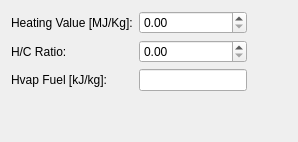
     <widget class="QWidget" name="tab_2">
      <property name="autoFillBackground">
       <bool>true</bool>
      </property>
      <attribute name="title">
       <string>Fuel</string>
      </attribute>
      <layout class="QGridLayout" name="gridLayout_3">
       <item row="3" column="1">
        <spacer name="verticalSpacer_2">
         <property name="font">
          <font>
           <pointsize>9</pointsize>
          </font>
         </property>
         <property name="orientation">
          <enum>Qt::Vertical</enum>
         </property>
         <property name="sizeHint" stdset="0">
          <size>
           <width>20</width>
           <height>40</height>
          </size>
         </property>
        </spacer>
       </item>
       <item row="1" column="0">
        <widget class="QLabel" name="label_20">
         <property name="font">
          <font>
           <pointsize>9</pointsize>
          </font>
         </property>
         <property name="text">
          <string>H/C Ratio:</string>
         </property>
        </widget>
       </item>
       <item row="2" column="1">
        <widget class="QLineEdit" name="hvap_fuel">
         <property name="font">
          <font>
           <pointsize>9</pointsize>
          </font>
         </property>
        </widget>
       </item>
       <item row="0" column="0">
        <widget class="QLabel" name="label_19">
         <property name="font">
          <font>
           <pointsize>9</pointsize>
          </font>
         </property>
         <property name="text">
          <string>Heating Value [MJ/Kg]:</string>
         </property>
        </widget>
       </item>
       <item row="0" column="1">
        <widget class="QDoubleSpinBox" name="Q_fuel">
         <property name="font">
          <font>
           <pointsize>9</pointsize>
          </font>
         </property>
         <property name="maximum">
          <double>1000000.000000000000000</double>
         </property>
        </widget>
       </item>
       <item row="2" column="0">
        <widget class="QLabel" name="label_21">
         <property name="font">
          <font>
           <pointsize>9</pointsize>
          </font>
         </property>
         <property name="text">
          <string>Hvap Fuel [kJ/kg]:</string>
         </property>
        </widget>
       </item>
       <item row="1" column="2">
        <spacer name="horizontalSpacer_3">
         <property name="font">
          <font>
           <pointsize>9</pointsize>
          </font>
         </property>
         <property name="orientation">
          <enum>Qt::Horizontal</enum>
         </property>
         <property name="sizeHint" stdset="0">
          <size>
           <width>40</width>
           <height>20</height>
          </size>
         </property>
        </spacer>
       </item>
       <item row="1" column="1">
        <widget class="QDoubleSpinBox" name="y">
         <property name="font">
          <font>
           <pointsize>9</pointsize>
          </font>
         </property>
         <property name="maximum">
          <double>1000000.000000000000000</double>
         </property>
        </widget>
       </item>
      </layout>
     </widget>
